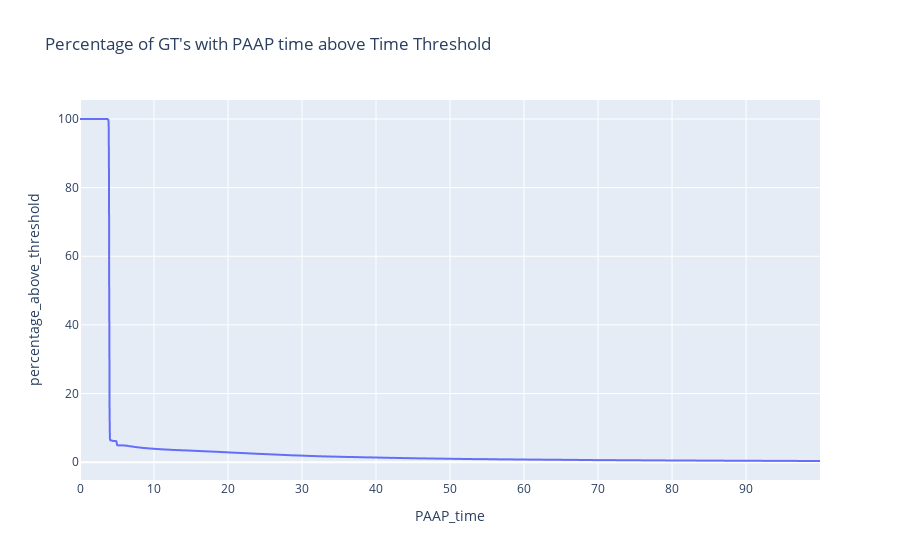

The notebook cell this image was saved under:
### Code cell
threshold_plotter()

### Figure 1 — Plotly figure (JSON) as saved in the notebook; plotly's stock layout.template omitted (floating-point values rounded to 4 significant figures; data arrays with more than 128 entries replaced by an {"elided": "..."} marker saying what was removed)
{"data": [{"hovertemplate": "PAAP_time=%{x}<br>percentage_above_threshold=%{y}<extra></extra>", "legendgroup": "", "line": {"color": "#636efa", "dash": "solid"}, "marker": {"symbol": "circle"}, "mode": "lines", "name": "", "showlegend": false, "type": "scattergl", "x": {"elided": "10000 float values"}, "xaxis": "x", "y": {"elided": "10000 float values"}, "yaxis": "y"}], "layout": {"legend": {"tracegroupgap": 0}, "title": {"text": "Percentage of GT's with PAAP time above Time Threshold"}, "xaxis": {"anchor": "y", "domain": [0, 1], "title": {"text": "PAAP_time"}}, "yaxis": {"anchor": "x", "domain": [0, 1], "title": {"text": "percentage_above_threshold"}}}}
